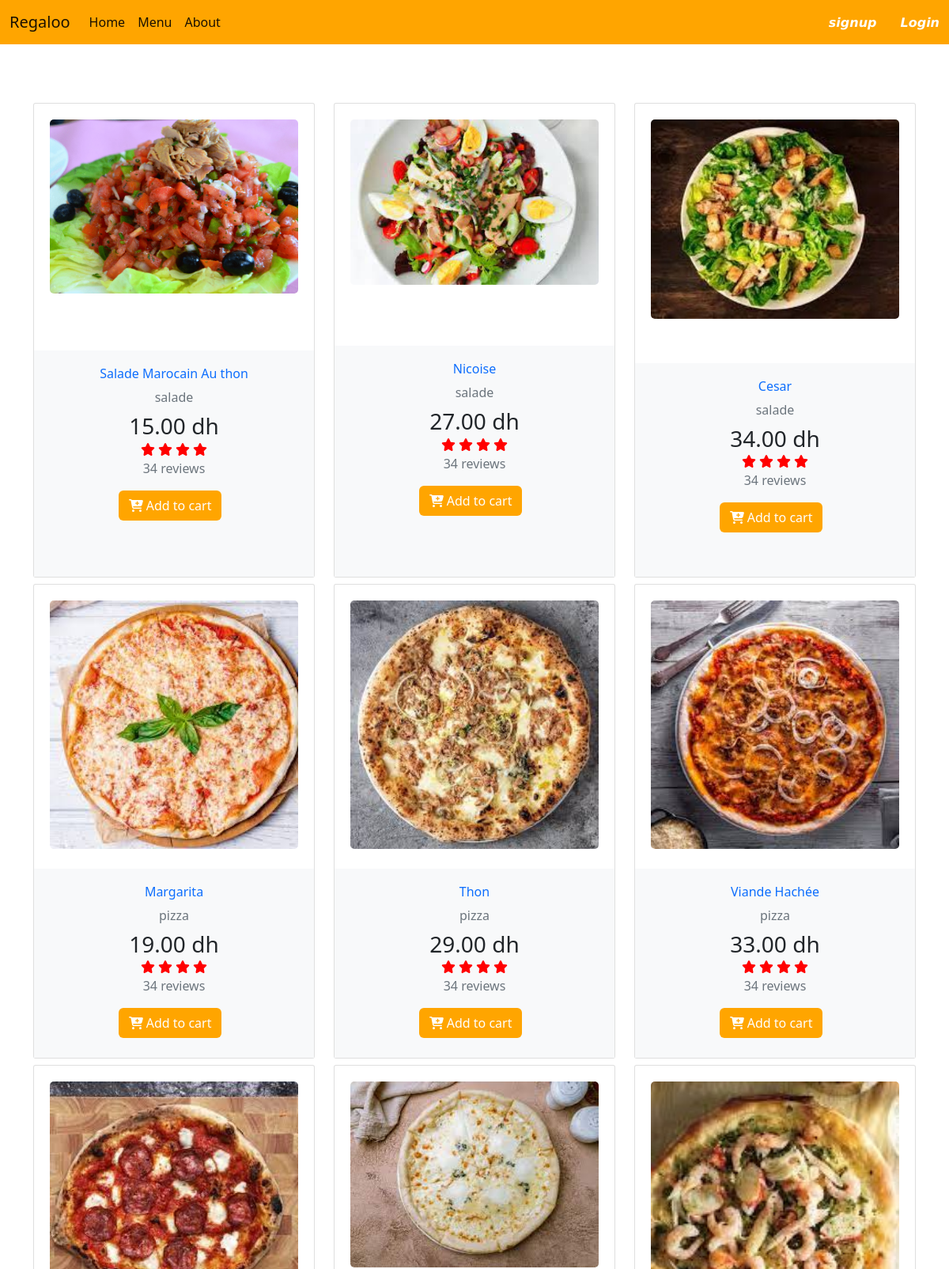
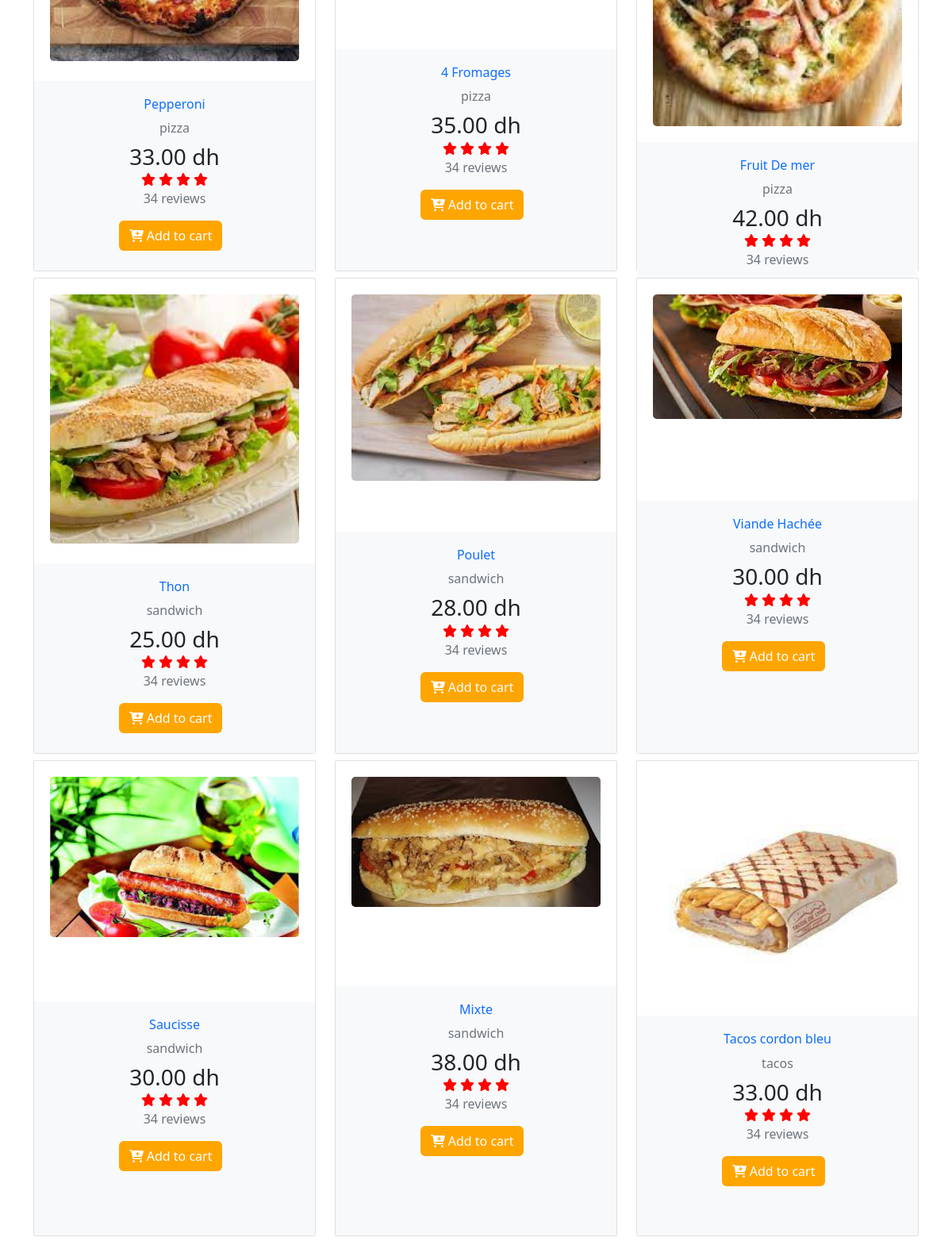
The app's page /items/ (upper part) with its own data (2 pictures, top to bottom).
### items/models.py (models this page shows, shortened)
class item(models.Model):
    Categories_choices=[
        ("burger","burger"),
        ("pizza","pizza"),
        ("salade","salade"),
        ("tacos","tacos"),
        ("sandwich","sandwich"),
    ]
    name = models.CharField(max_length=255)
    description = models.TextField()
    price = models.DecimalField(max_digits=10, decimal_places=2)
    image = models.ImageField(upload_to='photos/%y/%m/%d')
    created_at = models.DateTimeField(auto_now_add=True)
    updated_at = models.DateTimeField(auto_now=True)
    categories=models.CharField(max_length=100,choices=Categories_choices)

### items/views.py (the view)
# urls.py: path('', views.default),
def default(request):
    def get_all_categories():
        categories = item.Categories_choices
        return [category[0] for category in categories]
    items = item.objects.all()
    cat=get_all_categories()
    return render(request, 'items.html', {'items': items,'cat': cat})

### templates/items.html (shortened to what this page needs)
{% extends 'base.html' %} {% block content %}
<div class="container d-flex justify-content-center mt-50 mb-50">
        <div class="row gy-3 my-3">
          {% for item in items %}
           <div class="col-md-4 mt-2">
                <div class="card">
                                    <div class="card-body h-500">
                                        <div class="card-img-actions ">
                                                <img src="{{item.image.url}}" class="card-img img-fluid" width="96" height="350" alt="">
                                        </div>
                                    </div>
                                    <div class="card-body bg-light text-center">
                                        <div class="mb-2">
                                            <h6 class="font-weight-semibold mb-2">
                                                <a href="#" class="text-default mb-2" data-abc="true">{{item.name}}</a>
                                            </h6>
                                            <a href="#" class="text-muted" data-abc="true">{{item.categories}}</a>
                                        </div>
                                        <h3 class="mb-0 font-weight-semibold">{{item.price}} dh</h3>
                                        <div>
                                           <i class="fa fa-star star"></i>
                                           <i class="fa fa-star star"></i>
                                           <i class="fa fa-star star"></i>
                                           <i class="fa fa-star star"></i>
                                        </div>
                                        <div class="text-muted mb-3">34 reviews</div>
                                        <button value="{{item.id}}" type="button" class="btn bg-cart"><i class="fa fa-cart-plus mr-2"></i> Add to cart</button>
                                    </div>
                                </div>
           </div> {% endfor %}
           </div>
        </div>
{% endblock %}

### templates/base.html (shortened to what this page needs)
<!DOCTYPE html>
{% load static%}
<html lang="en">
  <head>
    <link rel="stylesheet" href="{% static 'css/bootstrap.min.css' %}">
  </head>
  <body class="d-flex flex-column min-vh-100">
    <nav class="navbar navbar-expand-lg bg-body-tertiary" style="background-color: orange;">
      <div class="container-fluid">
        <a class="navbar-brand" href="/">Regaloo</a>
        <div class="collapse navbar-collapse" id="navbarSupportedContent">
          <ul class="navbar-nav me-auto mb-2 mb-lg-0">
            <li class="nav-item">
              <a class="nav-link active" aria-current="page" href="#">Home</a>
            </li>
            <li class="nav-item">
              <a class="nav-link active" aria-current="page" href="/items">Menu</a>
            </li>
            <li class="nav-item">
              <a class="nav-link active" aria-current="page" href="/about">About</a>
            </li>
          </ul>
              <a class="link" href="/signup">𝙨𝙞𝙜𝙣𝙪𝙥</a>
              <a class="link" href="/login">𝙇𝙤𝙜𝙞𝙣</a>
        </div>
      </div>
    </nav><main>
    {% block content %}{% endblock %}
  </main>
  </body>
</html>

### templates/items.html (style rules this page uses)
.mt-50 { margin-top: 50px; }
.mb-50 { margin-bottom: 50px; }
.card { height: 75vh; position: relative; display: -ms-flexbox; display: flex; -ms-flex-direction: column; flex-direction: column; min-width: 0; word-wrap: break-word; background-color: #fff; background-clip: border-box; border: 1px solid rgba(0,0,0,.125); border-radius: .1878rem; }
.card-img-actions { position: relative; }
.card-body { -ms-flex: 1 1 auto; flex: 1 1 auto; padding: 1.25rem; text-align: center; }
.card-img { width: 100%; object-fit: cover; }
.star { color: red; }
.bg-cart { background-color:orange; color:#fff; }
a { text-decoration: none !important; }

### templates/base.html (style rules this page uses)
.link { margin-left: 30px; color: white; text-decoration: none; }
body { text-align:center; margin:auto; }
.btn { margin-right:10px; }
html, body { height: 100%; min-height: 100%; }

### records on screen
item: image (picture), name "Salade Marocain Au thon", categories "salade", price "15.00", {{ item.id }} 1 (drawn)
item: image (picture), name "Nicoise", categories "salade", price "27.00", {{ item.id }} 2 (drawn)
item: image (picture), name "Cesar", categories "salade", price "34.00", {{ item.id }} 3 (drawn)
item: image (picture), name "Margarita", categories "pizza", price "19.00", {{ item.id }} 4 (drawn)
item: image (picture), name "Thon", categories "pizza", price "29.00", {{ item.id }} 5 (drawn)
item: image (picture), name "Viande Hachée", categories "pizza", price "33.00", {{ item.id }} 6 (drawn)
item: image (picture), name "Pepperoni", categories "pizza", price "33.00", {{ item.id }} 7 (drawn)
item: image (picture), name "4 Fromages", categories "pizza", price "35.00", {{ item.id }} 8 (drawn)
item: image (picture), name "Fruit De mer", categories "pizza", price "42.00", {{ item.id }} 9 (drawn)
item: image (picture), name "Thon", categories "sandwich", price "25.00", {{ item.id }} 10 (drawn)
item: image (picture), name "Poulet", categories "sandwich", price "28.00", {{ item.id }} 11 (drawn)
item: image (picture), name "Viande Hachée", categories "sandwich", price "30.00", {{ item.id }} 12 (drawn)
item: image (picture), name "Saucisse", categories "sandwich", price "30.00", {{ item.id }} 13 (drawn)
item: image (picture), name "Mixte", categories "sandwich", price "38.00", {{ item.id }} 14 (drawn)
item: image (picture), name "Tacos cordon bleu", categories "tacos", price "33.00", {{ item.id }} 15 (drawn)
